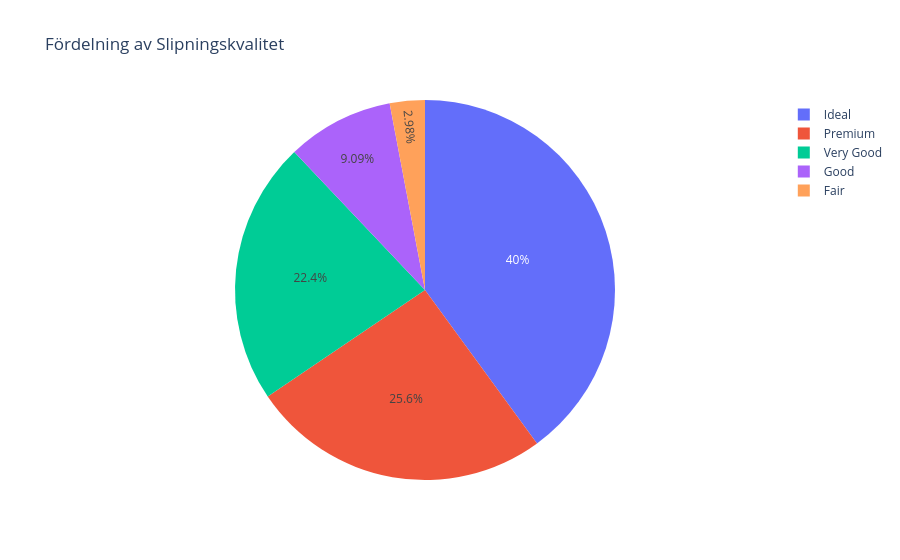

Source (notebook cell):
### Markdown cell above
### 3. Kvalitetsattribut (Cut, Color, Clarity)
Syfte: Undersöka fördelningen av slipning, färg och klarhet. Alla är sorterade från bäst till sämst.

### Code cell
# Define category orders from best to worst
cut_order = ['Ideal', 'Premium', 'Very Good', 'Good', 'Fair']
color_order = ['D', 'E', 'F', 'G', 'H', 'I', 'J']
clarity_order = ['IF', 'VVS1', 'VVS2', 'VS1', 'VS2', 'SI1', 'SI2', 'I1']

# Filter data to include only known categories
df_cut = df[df['cut'].isin(cut_order)]
df_color = df[df['color'].isin(color_order)]
df_clarity = df[df['clarity'].isin(clarity_order)]

# Create pie chart for cut quality
fig_cut = px.pie(df_cut, names='cut', title='Fördelning av Slipningskvalitet', category_orders={'cut': cut_order})
fig_cut.show()

### Figure 1 — Plotly figure (JSON) as saved in the notebook; plotly's stock layout.template omitted (floating-point values rounded to 4 significant figures; data arrays with more than 128 entries replaced by an {"elided": "..."} marker saying what was removed)
{"data": [{"direction": "clockwise", "domain": {"x": [0, 1], "y": [0, 1]}, "hovertemplate": "cut=%{label}<extra></extra>", "labels": {"elided": "53919 str values"}, "legendgroup": "", "name": "", "showlegend": true, "sort": false, "type": "pie"}], "layout": {"legend": {"tracegroupgap": 0}, "title": {"text": "Fördelning av Slipningskvalitet"}}}
